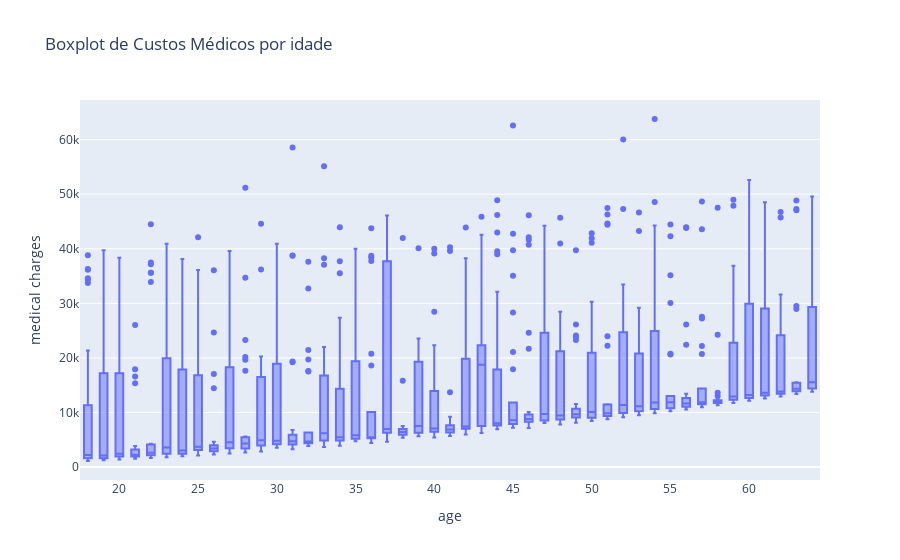

Notebook code cell kept with this figure:
### Code cell
# Boxplot de custos médicos por idade
fig = px.box(df_costs, x='age', y='medical charges', title='Boxplot de Custos Médicos por idade')
fig.show()

### Figure 1 — Plotly figure (JSON) as saved in the notebook; plotly's stock layout.template omitted (floating-point values rounded to 4 significant figures; data arrays with more than 128 entries replaced by an {"elided": "..."} marker saying what was removed)
{"data": [{"alignmentgroup": "True", "hovertemplate": "age=%{x}<br>medical charges=%{y}<extra></extra>", "legendgroup": "", "marker": {"color": "#636efa"}, "name": "", "notched": false, "offsetgroup": "", "orientation": "v", "showlegend": false, "type": "box", "x": {"elided": "1338 int values"}, "x0": " ", "xaxis": "x", "y": {"elided": "1338 float values"}, "y0": " ", "yaxis": "y"}], "layout": {"boxmode": "group", "legend": {"tracegroupgap": 0}, "title": {"text": "Boxplot de Custos Médicos por idade"}, "xaxis": {"anchor": "y", "domain": [0, 1], "title": {"text": "age"}}, "yaxis": {"anchor": "x", "domain": [0, 1], "title": {"text": "medical charges"}}}}
